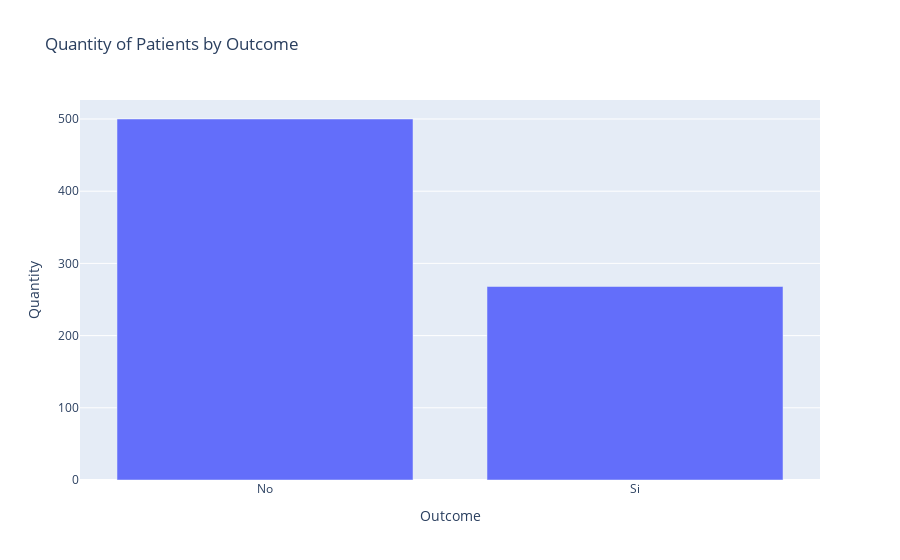

The notebook cell this image was saved under:
### Code cell
dfg = df['Outcome'].value_counts().reset_index()
dfg.columns = ['Outcome', 'Quantity']
fig = px.bar(dfg, x='Outcome', y='Quantity', title='Quantity of Patients by Outcome' ) 
fig.show()

### Figure 1 — Plotly figure (JSON) as saved in the notebook; plotly's stock layout.template omitted (floating-point values rounded to 4 significant figures)
{"data": [{"alignmentgroup": "True", "hovertemplate": "Outcome=%{x}<br>Quantity=%{y}<extra></extra>", "legendgroup": "", "marker": {"color": "#636efa", "pattern": {"shape": ""}}, "name": "", "offsetgroup": "", "orientation": "v", "showlegend": false, "textposition": "auto", "type": "bar", "x": ["No", "Si"], "xaxis": "x", "y": [500, 268], "yaxis": "y"}], "layout": {"barmode": "relative", "legend": {"tracegroupgap": 0}, "title": {"text": "Quantity of Patients by Outcome"}, "xaxis": {"anchor": "y", "domain": [0, 1], "title": {"text": "Outcome"}}, "yaxis": {"anchor": "x", "domain": [0, 1], "title": {"text": "Quantity"}}}}
